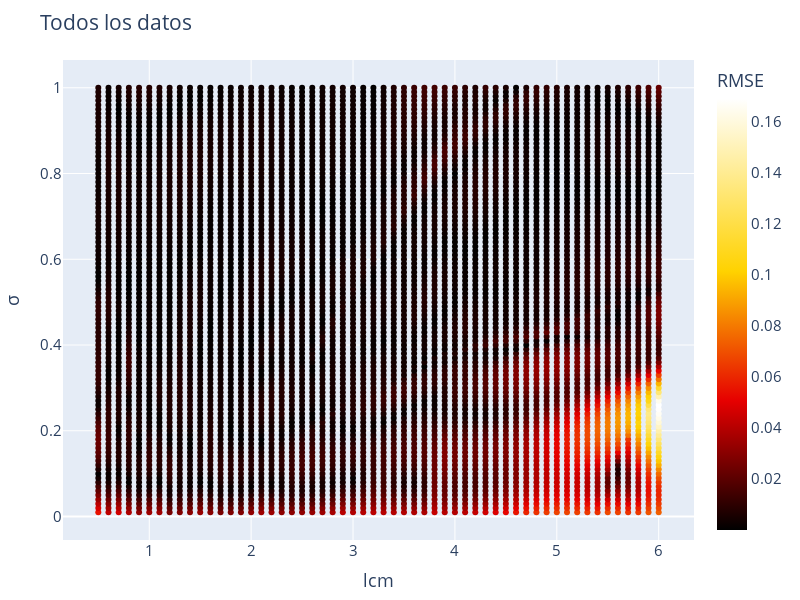

The code cell stored with this chart in its notebook:
### Code cell
params_plot = PlotlyJS.plot([params_error], params_layout)

### Figure 1 — Plotly figure (JSON) as saved in the notebook; plotly's stock layout.template omitted (floating-point values rounded to 4 significant figures; data arrays with more than 128 entries replaced by an {"elided": "..."} marker saying what was removed)
{"data": [{"hoverinfo": "text", "hovertext": {"elided": "5600 float values"}, "marker": {"color": {"elided": "5600 float values"}, "colorbar": {"title": "RMSE"}, "colorscale": "Hot"}, "mode": "markers", "type": "scatter", "x": {"elided": "5600 float values"}, "y": {"elided": "5600 float values"}}], "layout": {"font": {"size": 15}, "height": 600, "margin": {"b": 50, "l": 50, "r": 50, "t": 60}, "title": "Todos los datos", "width": 800, "xaxis": {"title": "lcm"}, "yaxis": {"title": "σ"}}}
